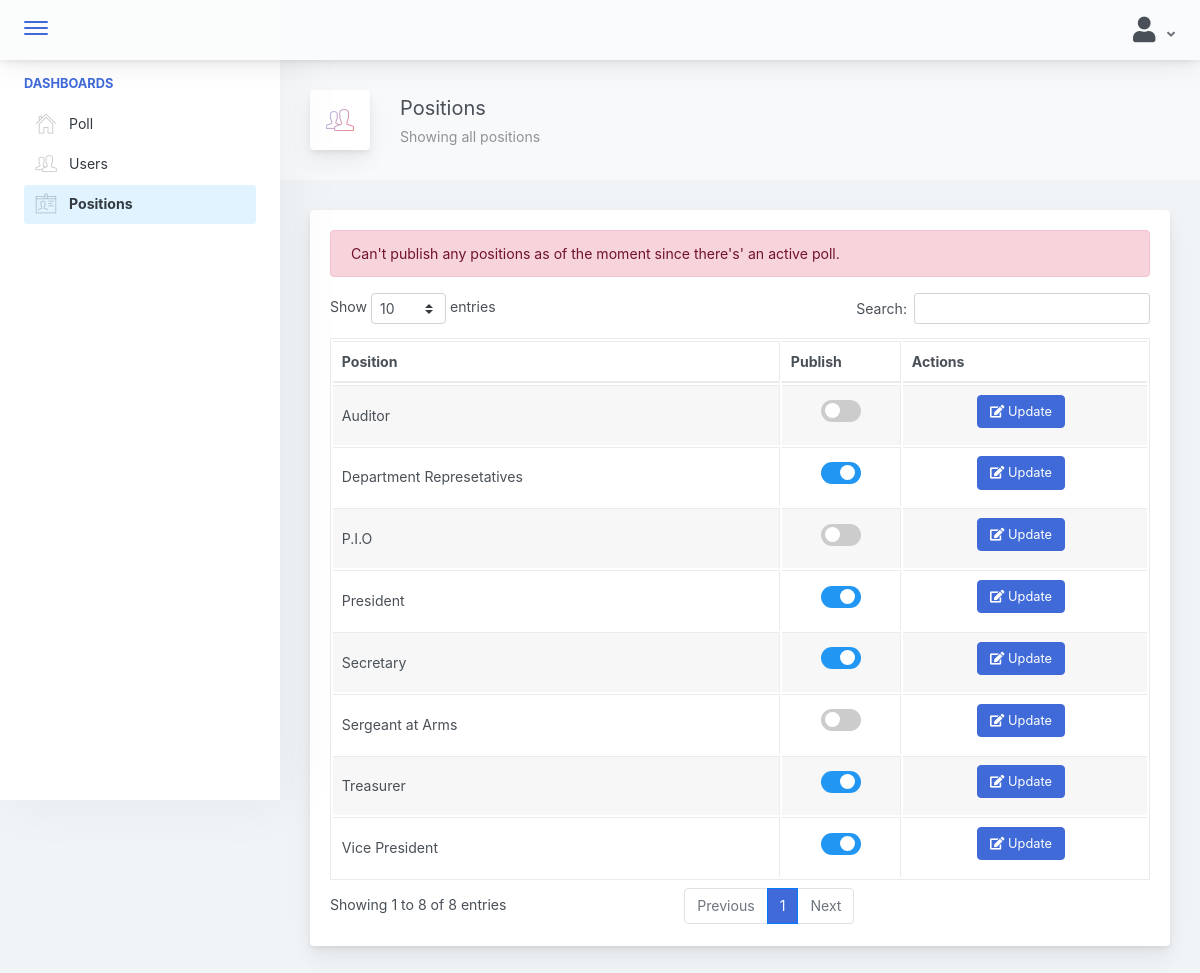
The app's page /admin/pages/positions.php (signed in) with its own data.
### tables this page shows
CREATE TABLE `positions_file` (
  `pos_id` int NOT NULL AUTO_INCREMENT,
  `pos_name` varchar(30) NOT NULL,
  `status_id` varchar(45) DEFAULT NULL,
  PRIMARY KEY (`pos_id`)
);

### model/select_queries.php (called while the page is built, shortened)
<?php
	class Select
	{
        private $conn;
		public function __construct($db){
			$this->conn = $db;
		}
		public function getPositions(){
			$query = " SELECT * FROM positions_file";
			$this->conn->setAttribute( PDO::ATTR_ERRMODE, PDO:: ERRMODE_WARNING);
			$sel = $this->conn->prepare($query);
			$sel->execute();
			return $sel;
        }
		public function hasOpenVotes(){
			$query = "SELECT COUNT(poll_id) as active_poll FROM poll_file WHERE poll_status=5 OR poll_status=3";
			$this->conn->setAttribute( PDO::ATTR_ERRMODE, PDO:: ERRMODE_WARNING);
			$sel = $this->conn->prepare($query);
			$sel->execute();
			return $sel;
        }
    }
?>

### admin/components/positions_table.php (the view)
<div class="row">
    <div class="col-md-12">
        <div class="main-card mb-3 card">
            <div class="card-body">
                <table id="users-table" class="table table-striped table-bordered" style="width:100%">
                    <thead>
                        <tr>
                            <th>Position</th>
                            <th>Publish</th>
                            <th>Actions</th>
                        </tr>
                    </thead>
                    <tbody>
                        <?php
                            $result = $select->hasOpenVotes()->fetch(PDO::FETCH_ASSOC);
                            $disabled = $result['active_poll'] == 1 ? 'disabled' : '';
                            if ($disabled == 'disabled') {
                                echo
                                "<div class='alert alert-danger' role='alert'>
                                    Can't publish any positions as of the moment since there's' an active poll.
                                </div>";
                            }
                            $query = $select->getPositions();
                            while($row = $query->fetch(PDO::FETCH_ASSOC)){
                                $checked = $row['status_id'] == 1 ? 'checked' : '';
                                echo'
                                    <tr>
                                        <td>'.$row['pos_name'].'</td>
                                        <td style="width: 100px; text-align: center">
                                            <label class="switch">
                                                <input  '.$disabled.' '.$checked.' type="checkbox" class="publish-position" position_id="'.$row['pos_id'].'">
                                                <span class="slider round"></span>
                                            </label>
                                        </td>
                                        <td style="text-align: center">
                                            <button class="mb-2 mr-2 btn btn-primary edit-position" data-toggle="modal" data-target="#edit-position-modal" value="'.$row['pos_id'].'"><i class="fa fa-edit"></i> Update</button>
                                        </td>
                                    </tr>
                                ';
                            }
                        ?>
                    </tbody>
                </table>
            </div>
        </div>
    </div>
</div>

### admin/components/header.php (style rules this page uses)
body:not(.modal-open) { padding-right: 0px !important; }
.switch { position: relative; display: inline-block; width: 40px; height: 22px; }
.slider { position: absolute; cursor: pointer; top: 0; left: 0; right: 0; bottom: 0; background-color: #ccc; -webkit-transition: .4s; transition: .4s; }
.slider:before { position: absolute; content: ""; height: 15px; width: 15px; left: 4px; bottom: 4px; background-color: white; -webkit-transition: .4s; transition: .4s; }
input:checked + .slider { background-color: #2196F3; }
input:checked + .slider:before { -webkit-transform: translateX(15px); -ms-transform: translateX(15px); transform: translateX(15px); }
.slider.round { border-radius: 34px; }
.slider.round:before { border-radius: 50%; }

### records on screen
positions_file: pos_name "President", $row['pos_id'] 1 (drawn)
positions_file: pos_name "Vice President", $row['pos_id'] 2 (drawn)
positions_file: pos_name "Secretary", $row['pos_id'] 3 (drawn)
positions_file: pos_name "Treasurer", $row['pos_id'] 4 (drawn)
positions_file: pos_name "P.I.O", $row['pos_id'] 5 (drawn)
positions_file: pos_name "Auditor", $row['pos_id'] 6 (drawn)
positions_file: pos_name "Sergeant at Arms", $row['pos_id'] 7 (drawn)
positions_file: pos_name "Department Represetatives", $row['pos_id'] 8 (drawn)
